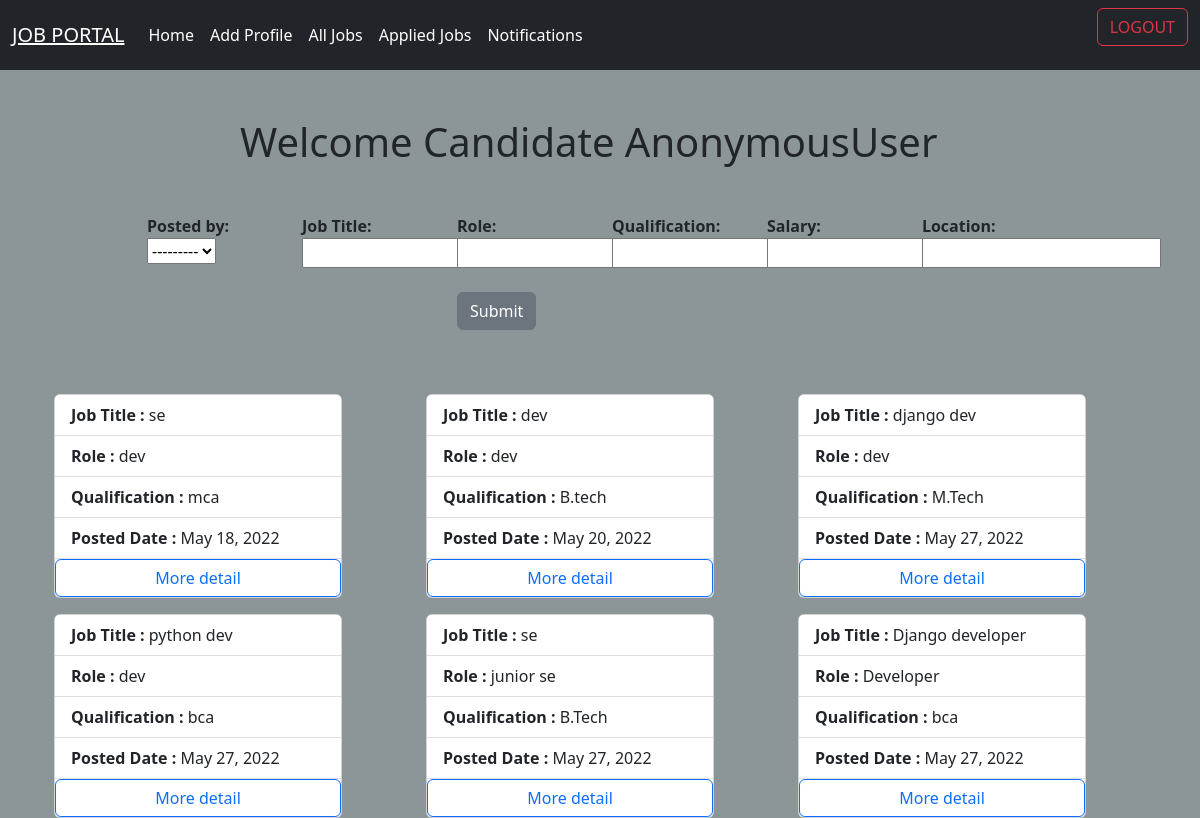
Page /candidates/home on the committed database.
### employer/models.py (models this page shows, shortened)
class Jobs(models.Model):
    posted_by=models.ForeignKey(User,on_delete=models.CASCADE,related_name="company")
    job_title=models.CharField(max_length=120)
    job_description=models.TextField()
    role=models.CharField(max_length=120)
    experience=models.PositiveIntegerField(default=0)
    location=models.CharField(max_length=120)
    salary=models.PositiveIntegerField()
    created_date=models.DateField(auto_now_add=True)
    last_date=models.DateField(null=True)
    qualification=models.CharField(max_length=120,null=True)

### candidate/views.py (the view)
# urls.py: path("home",views.CandidateHomeView.as_view(),name="cand-home"),
class CandidateHomeView(TemplateView):
    template_name = "cand-home.html"
    def get(self,request,*args,**kwargs):
        filter=JobFilter(request.GET,queryset=Jobs.objects.all())
        return render(request,"cand-home.html",{"filter":filter})

### candidate/templates/cand-home.html
{%extends 'base1.html'%}
{%block body_block%}
<div class="container">
  <div class="row">
    <div class="col-2"></div>
    <div class="col-8">
      <h1 class="mt-5 mb-5">Welcome Candidate {{request.user}}</h1>
    </div>
    <div class="col-2"></div>
  </div>
  <div class="row mb-4">
    <div class="col-1"></div>
    <div class="col-10">
      <form action="" method="get">
        <div class="row">
          <div class="col-2"><strong>Posted by: </strong>{{filter.form.posted_by}}</div>
          <div class="col-2"><strong>Job Title:</strong>{{filter.form.job_title}}</div>
          <div class="col-2"><strong>Role:</strong>{{filter.form.role}}</div>
          <div class="col-2"><strong>Qualification:</strong>{{filter.form.qualification}}</div>
          <div class="col-2"><strong>Salary:</strong>{{filter.form.salary}}</div>
          <div class="col-2"><strong>Location:</strong>{{filter.form.location}}</div>
        </div>
        <div class="row">
          <div class="col-4"></div>
          <div class="col-4">
            <input type="submit" class="mt-4 btn btn-secondary">
          </div>
          <div class="col-4"></div>
        </div>
      </form>
    </div>
    <div class="col-1"></div>
  </div>
  <div class="row mt-5">
    {%for job in filter.qs%}
        <div class="col-4">
          <div class="card mt-3" style="width: 18rem;">
  <ul class="list-group list-group-flush">
    <li class="list-group-item"><strong>Job Title : </strong>{{job.job_title}}</li>
    <li class="list-group-item"><strong>Role : </strong>{{job.role}}</li>
    <li class="list-group-item"><strong>Qualification : </strong>{{job.qualification}}</li>
    <li class="list-group-item"><strong>Posted Date : </strong>{{job.created_date}}</li>
      <a href="{%url 'cand-jobdetail' job.id%}" class="btn btn-outline-primary">More detail</a>
  </ul>
</div>
        </div>
        {%endfor%}
  </div>
</div>
{%endblock%}

### candidate/templates/base1.html (shortened to what this page needs)
<!DOCTYPE html>
{%load static%}
<html lang="en">
<head>
    <link href="https://cdn.jsdelivr.net/npm/bootstrap@5.2.0-beta1/dist/css/bootstrap.min.css" rel="stylesheet">
  <link rel="stylesheet" href="{%static 'css/cand_style.css'%}">
</head>
<body>
<nav class="navbar navbar-expand-lg navbar-dark bg-dark">
  <div class="container-fluid">
    <a class="navbar-brand" href="#"><u>JOB PORTAL</u></a>
    <div class="collapse navbar-collapse" id="navbarSupportedContent">
      <ul class="navbar-nav me-auto mb-2 mb-lg-0">
        <li class="nav-item">
          <a class="nav-link active" href="{%url 'cand-home'%}">Home</a>
        </li>
        <li class="nav-item">
          {%if request.user.candidates%}
          <a class="nav-link active" aria-current="page" href="{%url 'cand-viewprofile'%}">View Profile</a>
          {%else%}
          <a class="nav-link active" aria-current="page" href="{%url 'cand-profile'%}">Add Profile</a>
          {%endif%}
        </li>
        <li class="nav-item">
          <a class="nav-link active" href="{%url 'cand-joblist'%}">All Jobs</a>
        </li>
        <li class="nav-item">
          <a class="nav-link active" href="{%url 'my-app'%}">Applied Jobs</a>
        </li>
        <li class="nav-item">
          <a class="nav-link active" href="{%url 'accepted_apps'%}">Notifications</a>
        </li>
      </ul>
      <ul>
        <li class="nav-item">
          <a href="{%url 'signout'%}">
            <button type="submit" class="btn btn-outline-danger">LOGOUT</button></a>
        </li>
      </ul>
    </div>
  </div>
</nav>
<div class="container">
  {%block body_block%}
    {%endblock%}
</div>
</body>
</html>

### candidate/static/css/cand_style.css (style rules this page uses)
body { background-color:#8c9698; }

### rows in the picture
Jobs: job_title "se", role "dev", qualification "mca", created_date "May 18, 2022"
Jobs: job_title "dev", role "dev", qualification "B.tech", created_date "May 20, 2022"
Jobs: job_title "django dev", role "dev", qualification "M.Tech", created_date "May 27, 2022"
Jobs: job_title "python dev", role "dev", qualification "bca", created_date "May 27, 2022"
Jobs: job_title "se", role "junior se", qualification "B.Tech", created_date "May 27, 2022"
Jobs: job_title "Django developer", role "Developer", qualification "bca", created_date "May 27, 2022"

### other values in the picture
{{ request.user }} "AnonymousUser"
